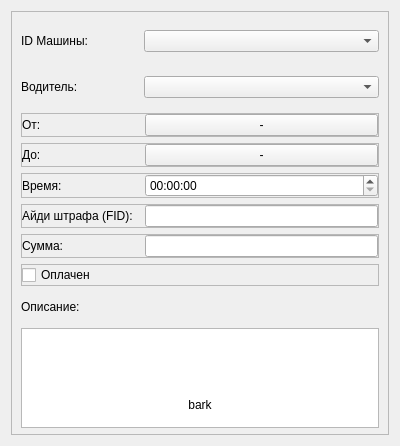
<?xml version="1.0" encoding="UTF-8"?>
<ui version="4.0">
 <class>AddUpdateRepair</class>
 <widget class="QWidget" name="AddUpdateRepair">
  <property name="geometry">
   <rect>
    <x>0</x>
    <y>0</y>
    <width>400</width>
    <height>446</height>
   </rect>
  </property>
  <property name="minimumSize">
   <size>
    <width>400</width>
    <height>360</height>
   </size>
  </property>
  <property name="windowTitle">
   <string>Форма | EcoTaxi</string>
  </property>
  <layout class="QVBoxLayout" name="verticalLayout">
   <item>
    <widget class="QFrame" name="frame">
     <property name="frameShape">
      <enum>QFrame::StyledPanel</enum>
     </property>
     <property name="frameShadow">
      <enum>QFrame::Raised</enum>
     </property>
     <layout class="QVBoxLayout" name="verticalLayout_2">
      <item>
       <widget class="QFrame" name="CarIdFrame">
        <property name="minimumSize">
         <size>
          <width>0</width>
          <height>40</height>
         </size>
        </property>
        <property name="maximumSize">
         <size>
          <width>16777215</width>
          <height>40</height>
         </size>
        </property>
        <layout class="QHBoxLayout" name="IdLayout" stretch="1,2">
         <property name="leftMargin">
          <number>0</number>
         </property>
         <property name="topMargin">
          <number>0</number>
         </property>
         <property name="rightMargin">
          <number>0</number>
         </property>
         <property name="bottomMargin">
          <number>0</number>
         </property>
         <item>
          <widget class="QLabel" name="CarIdLabel">
           <property name="minimumSize">
            <size>
             <width>0</width>
             <height>28</height>
            </size>
           </property>
           <property name="text">
            <string>ID Машины:</string>
           </property>
          </widget>
         </item>
         <item>
          <widget class="QComboBox" name="CarIdBox"/>
         </item>
        </layout>
       </widget>
      </item>
      <item>
       <widget class="QFrame" name="DriverFrame">
        <property name="minimumSize">
         <size>
          <width>0</width>
          <height>40</height>
         </size>
        </property>
        <property name="maximumSize">
         <size>
          <width>16777215</width>
          <height>40</height>
         </size>
        </property>
        <layout class="QHBoxLayout" name="IdLayout_2" stretch="1,2">
         <property name="leftMargin">
          <number>0</number>
         </property>
         <property name="topMargin">
          <number>0</number>
         </property>
         <property name="rightMargin">
          <number>0</number>
         </property>
         <property name="bottomMargin">
          <number>0</number>
         </property>
         <item>
          <widget class="QLabel" name="DriversLabel">
           <property name="minimumSize">
            <size>
             <width>0</width>
             <height>28</height>
            </size>
           </property>
           <property name="text">
            <string>Водитель:</string>
           </property>
          </widget>
         </item>
         <item>
          <widget class="QComboBox" name="DriversBox"/>
         </item>
        </layout>
       </widget>
      </item>
      <item>
       <widget class="QFrame" name="FromDateFrame">
        <property name="frameShape">
         <enum>QFrame::StyledPanel</enum>
        </property>
        <property name="frameShadow">
         <enum>QFrame::Raised</enum>
        </property>
        <layout class="QHBoxLayout" name="horizontalLayout" stretch="1,2">
         <property name="leftMargin">
          <number>0</number>
         </property>
         <property name="topMargin">
          <number>0</number>
         </property>
         <property name="rightMargin">
          <number>0</number>
         </property>
         <property name="bottomMargin">
          <number>0</number>
         </property>
         <item>
          <widget class="QLabel" name="FromDateLabel">
           <property name="text">
            <string>От:</string>
           </property>
          </widget>
         </item>
         <item>
          <widget class="QPushButton" name="fromButton">
           <property name="text">
            <string>-</string>
           </property>
          </widget>
         </item>
        </layout>
       </widget>
      </item>
      <item>
       <widget class="QFrame" name="ToDateFrame">
        <property name="frameShape">
         <enum>QFrame::StyledPanel</enum>
        </property>
        <property name="frameShadow">
         <enum>QFrame::Raised</enum>
        </property>
        <layout class="QHBoxLayout" name="horizontalLayout_2" stretch="1,2">
         <property name="leftMargin">
          <number>0</number>
         </property>
         <property name="topMargin">
          <number>0</number>
         </property>
         <property name="rightMargin">
          <number>0</number>
         </property>
         <property name="bottomMargin">
          <number>0</number>
         </property>
         <item>
          <widget class="QLabel" name="ToDateLabel">
           <property name="text">
            <string>До:</string>
           </property>
          </widget>
         </item>
         <item>
          <widget class="QPushButton" name="toButton">
           <property name="text">
            <string>-</string>
           </property>
          </widget>
         </item>
        </layout>
       </widget>
      </item>
      <item>
       <widget class="QFrame" name="TimeFrame">
        <property name="frameShape">
         <enum>QFrame::StyledPanel</enum>
        </property>
        <property name="frameShadow">
         <enum>QFrame::Raised</enum>
        </property>
        <layout class="QHBoxLayout" name="horizontalLayout_5" stretch="1,2">
         <property name="leftMargin">
          <number>0</number>
         </property>
         <property name="topMargin">
          <number>0</number>
         </property>
         <property name="rightMargin">
          <number>0</number>
         </property>
         <property name="bottomMargin">
          <number>0</number>
         </property>
         <item>
          <widget class="QLabel" name="TimeLabel">
           <property name="text">
            <string>Время:</string>
           </property>
          </widget>
         </item>
         <item>
          <widget class="QTimeEdit" name="TimeEdit"/>
         </item>
        </layout>
       </widget>
      </item>
      <item>
       <widget class="QFrame" name="FIDFrame">
        <property name="frameShape">
         <enum>QFrame::StyledPanel</enum>
        </property>
        <property name="frameShadow">
         <enum>QFrame::Raised</enum>
        </property>
        <layout class="QHBoxLayout" name="horizontalLayout_6" stretch="1,2">
         <property name="leftMargin">
          <number>0</number>
         </property>
         <property name="topMargin">
          <number>0</number>
         </property>
         <property name="rightMargin">
          <number>0</number>
         </property>
         <property name="bottomMargin">
          <number>0</number>
         </property>
         <item>
          <widget class="QLabel" name="FIDLabel">
           <property name="text">
            <string>Айди штрафа (FID):</string>
           </property>
          </widget>
         </item>
         <item>
          <widget class="QLineEdit" name="FIDEdit"/>
         </item>
        </layout>
       </widget>
      </item>
      <item>
       <widget class="QFrame" name="AmountFrame">
        <property name="frameShape">
         <enum>QFrame::StyledPanel</enum>
        </property>
        <property name="frameShadow">
         <enum>QFrame::Raised</enum>
        </property>
        <layout class="QHBoxLayout" name="horizontalLayout_4" stretch="1,2">
         <property name="leftMargin">
          <number>0</number>
         </property>
         <property name="topMargin">
          <number>0</number>
         </property>
         <property name="rightMargin">
          <number>0</number>
         </property>
         <property name="bottomMargin">
          <number>0</number>
         </property>
         <item>
          <widget class="QLabel" name="AmountLabel">
           <property name="text">
            <string>Сумма:</string>
           </property>
          </widget>
         </item>
         <item>
          <widget class="QLineEdit" name="AmountEdit"/>
         </item>
        </layout>
       </widget>
      </item>
      <item>
       <widget class="QFrame" name="isPaidFrame">
        <property name="frameShape">
         <enum>QFrame::StyledPanel</enum>
        </property>
        <property name="frameShadow">
         <enum>QFrame::Raised</enum>
        </property>
        <layout class="QHBoxLayout" name="horizontalLayout_3">
         <property name="leftMargin">
          <number>0</number>
         </property>
         <property name="topMargin">
          <number>0</number>
         </property>
         <property name="rightMargin">
          <number>0</number>
         </property>
         <property name="bottomMargin">
          <number>0</number>
         </property>
         <item>
          <widget class="QCheckBox" name="isPaidCheckBox">
           <property name="text">
            <string>Оплачен</string>
           </property>
          </widget>
         </item>
        </layout>
       </widget>
      </item>
      <item>
       <widget class="QLabel" name="DescLabel">
        <property name="minimumSize">
         <size>
          <width>0</width>
          <height>30</height>
         </size>
        </property>
        <property name="maximumSize">
         <size>
          <width>16777215</width>
          <height>30</height>
         </size>
        </property>
        <property name="text">
         <string>Описание:</string>
        </property>
       </widget>
      </item>
      <item>
       <widget class="QTextEdit" name="DescEdit">
        <property name="minimumSize">
         <size>
          <width>0</width>
          <height>100</height>
         </size>
        </property>
        <property name="maximumSize">
         <size>
          <width>16777215</width>
          <height>150</height>
         </size>
        </property>
       </widget>
      </item>
      <item>
       <widget class="QPushButton" name="pushButton">
        <property name="minimumSize">
         <size>
          <width>250</width>
          <height>52</height>
         </size>
        </property>
        <property name="styleSheet">
         <string notr="true"/>
        </property>
        <property name="text">
         <string>bark</string>
        </property>
        <property name="flat">
         <bool>true</bool>
        </property>
       </widget>
      </item>
     </layout>
    </widget>
   </item>
  </layout>
 </widget>
 <resources/>
 <connections/>
</ui>
